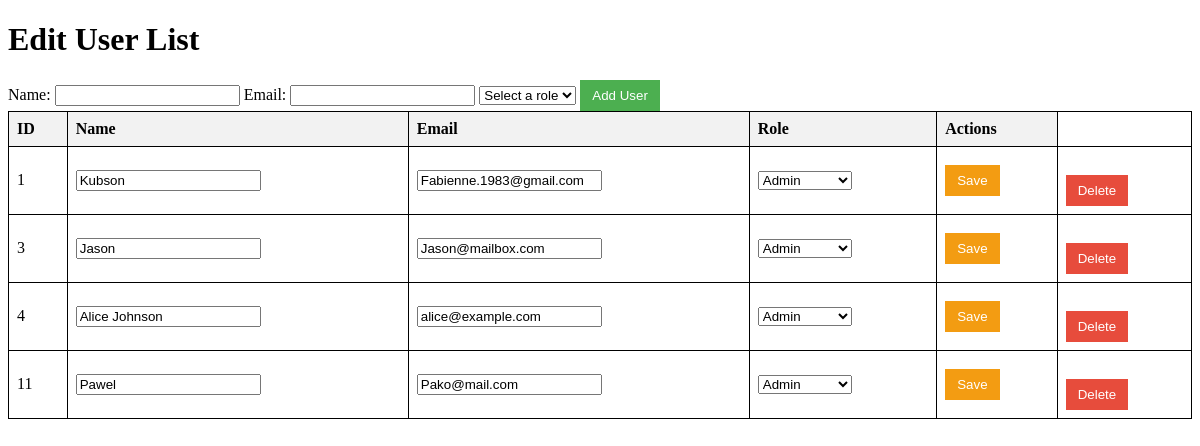
The app's page /users/edit/, older data.
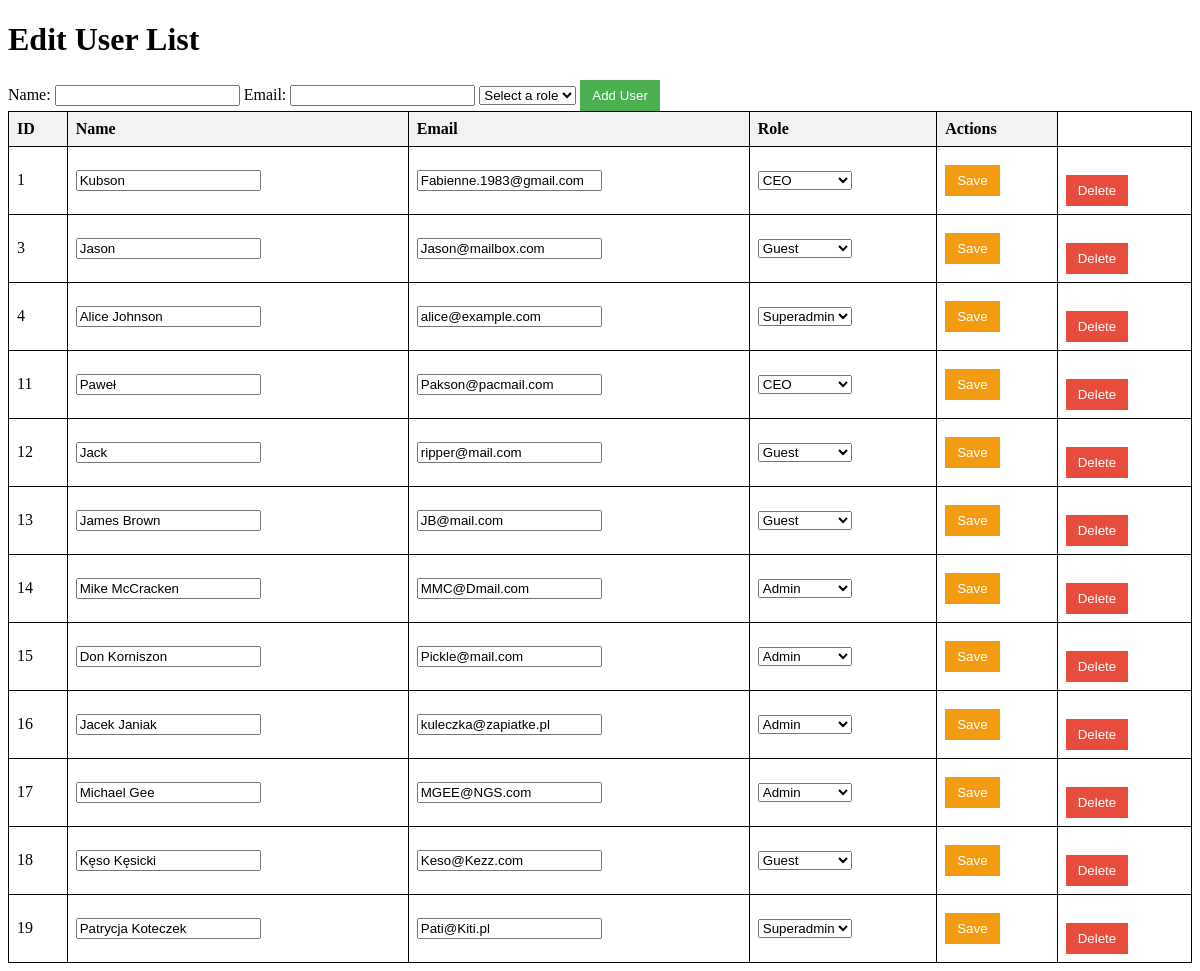
The same page, newer data.
### myapp/models.py (models this page shows, shortened)
class UserProfile(models.Model):
    name = models.CharField(max_length=100)
    email = models.EmailField(unique=True)
    role = models.ForeignKey(RoleProfile, null=True, \
        blank=True, on_delete=models.SET_NULL)
    eqitem = models.ForeignKey(Equipment, null=True, \
        blank=True, default="", on_delete=models.SET_DEFAULT)

class RoleProfile(models.Model):
    name = models.CharField(max_length=100)

### myapp/views.py (the view, shortened to what this page needs)
# urls.py: path('users/edit/', user_edit_view, name='user-edit'),  # Edit user list page
def user_edit_view(request):
    users = UserProfile.objects.all()
    roles = RoleProfile.objects.all()
    return render(request, 'myapp/user_edit.html',  {'users': users, 'roles': roles})

### myapp/templates/myapp/user_edit.html (shortened to what this page needs)
{% load static %}
<!DOCTYPE html>
<html lan
    <link rel="icon" href="{% static 'favicon.ico' %}" type="image/x-icon">
</head>
<body>
    <h1>Edit User List</h1>
    <form method="POST" action="{% url 'user-edit' %}">
        <label for="name">Name:</label>
        <input type="text" id="name" name="name" required>
        <label for="email">Email:</label>
        <input type="email" id="email" name="email" required>
        <select id="role" name="role">
            <option value="">Select a role</option>
        </select>
        <button type="submit" class="btn">Add User</button>
    </form>
    <table>
        <thead>
            <tr>
                <th>ID</th>
                <th>Name</th>
                <th>Email</th>
                <th>Role</th>
                <th>Actions</th>
            </tr>
        </thead>
        <tbody>
            {% for user in users %}
            <tr>
                <form method="POST" action="{% url 'update-user' user.id %}">
                    <td>{{ user.id }}</td>
                    <td><input type="text" name="name" value="{{ user.name }}" required></td>
                    <td><input type="email" name="email" value="{{ user.email }}" required></td>
                    <td>
                        <select name="role">
                            {% for role in roles %}
                                <option value="{{ role.id }}" {% if user.role and user.role.id == role.id %}selected{% endif %}>
                                    {{ role.name }}
                                </option>
                            {% endfor %}
                        </select>
                    </td>
                    <td>
                        <button type="submit" class="btn btn-edit">Save</button>
                    </td>
                </form>
                <td>
                    <form method="POST" action="{% url 'delete-user' user.id %}">
                        <button type="submit" class="btn btn-danger">Delete</button>
                    </form>
                </td>
            </tr>
            {% empty %}
            <tr>
                <td colspan="5">No users available.</td>
            </tr>
            {% endfor %}
        </tbody>
    </table>
</body>
</html>

Row changes from the older to the newer data that the page shows:
changed UserProfile "Kubson": role "Admin" → "CEO"
changed UserProfile "Jason": role "Admin" → "Guest"
changed UserProfile "Alice Johnson": role "Admin" → "Superadmin"
changed UserProfile id 11: name "Pawel" → "Paweł"; email "Pako@mail.com" → "Pakson@pacmail.com"; role "Admin" → "CEO"
added UserProfile: id "12", name "Jack", email "ripper@mail.com", role "Guest"
added UserProfile: id "13", name "James Brown", email "JB@mail.com", role "Guest"
added UserProfile: id "14", name "Mike McCracken", email "MMC@Dmail.com"
added UserProfile: id "15", name "Don Korniszon", email "Pickle@mail.com"
added UserProfile: id "16", name "Jacek Janiak", email "kuleczka@zapiatke.pl"
added UserProfile: id "17", name "Michael Gee", email "MGEE@NGS.com"
added UserProfile: id "18", name "Kęso Kęsicki", email "Keso@Kezz.com", role "Guest"
added UserProfile: id "19", name "Patrycja Koteczek", email "Pati@Kiti.pl", role "Superadmin"
